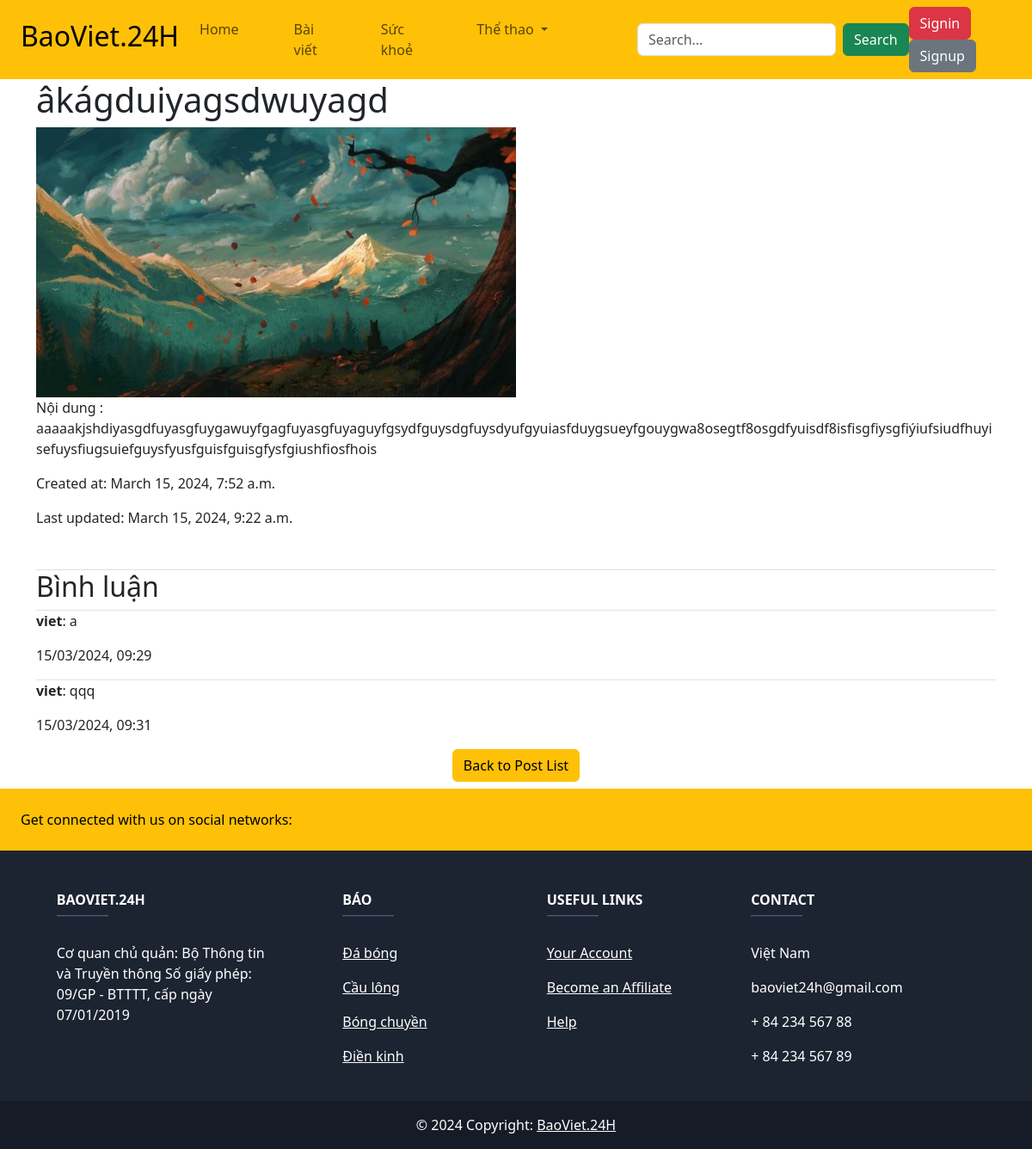
Before: /post/27/ with the older database file.
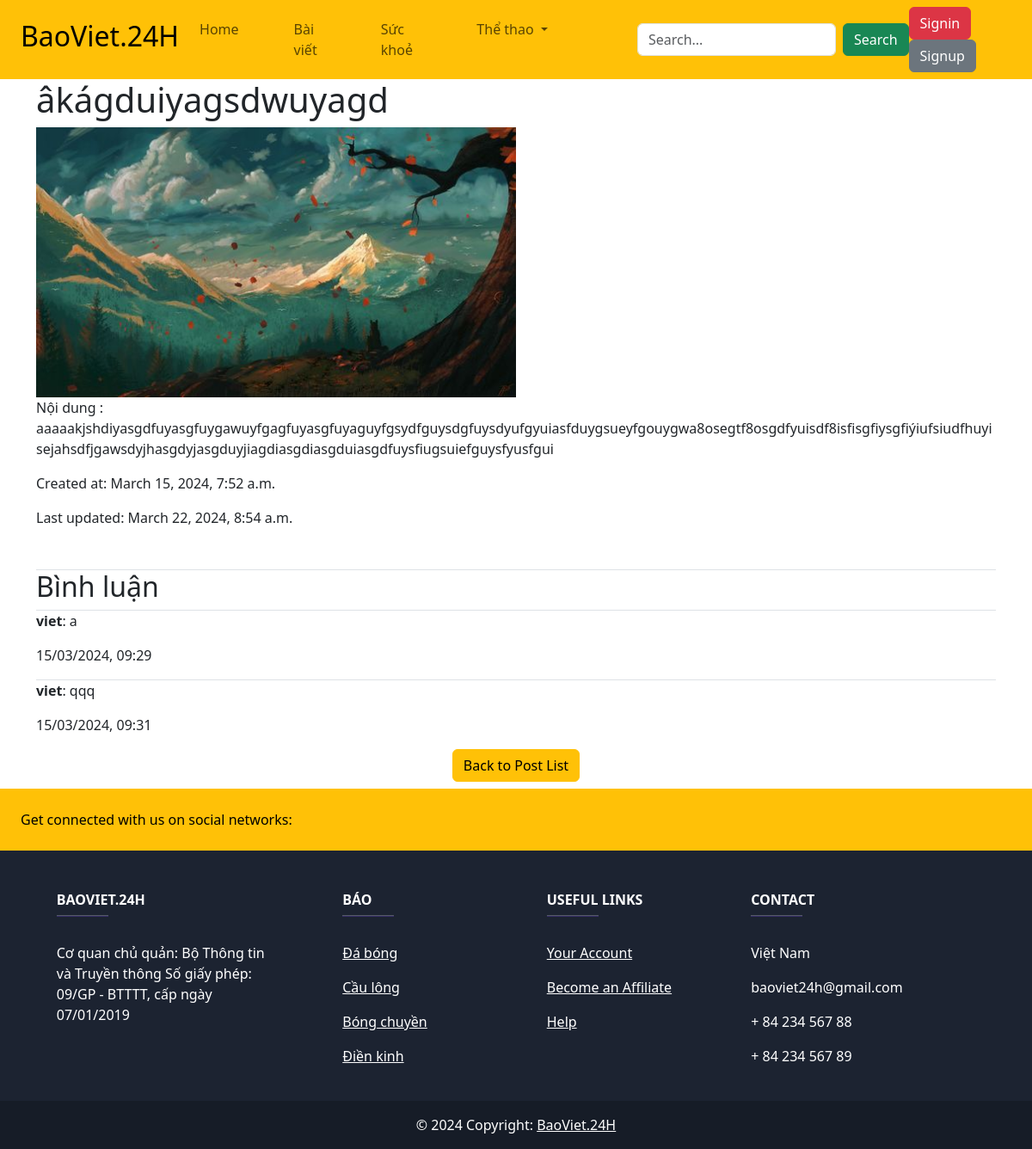
After: the same page with the newer database file.
### posts/models.py (models this page shows, shortened)
class Post(models.Model):
    title = models.CharField(max_length=2000)
    content = models.TextField()
    content2 = models.TextField(default='')
    image = models.ImageField(upload_to='images/', blank=True, null=True)
    created_at = models.DateTimeField(auto_now_add=True)
    updated_at = models.DateTimeField(auto_now=True)

### posts/views.py (the view)
# urls.py: path('post/<int:pk>/', post_views.post_detail, name='post_detail'),
def post_detail(request, pk):
    post = get_object_or_404(Post, pk=pk)
    return render(request, 'posts/post_detail.html', {'post': post})

### posts/Templates/posts/post_detail.html (shortened to what the changed rows need)
<!DOCTYPE html>
<html>
  <head>
    <link
      rel="stylesheet"
      href="https://cdn.jsdelivr.net/npm/bootstrap@5.3.2/dist/css/bootstrap.min.css"
    />
  </head>
  <body>
    <nav class="navbar navbar-expand-lg navbar-light bg-warning">
      <a class="navbar-brand" href="/">
        <h2 class="ps-4">BaoViet.24H</h2>
      </a>
    </nav>
    <div
      class="container d-flex flex-column justify-content-center align-items-center"
    >
      <div class="">
        <h1 class="">{{ post.title }}</h1>
        {% if post.image %}
        <img
          class="w-50 d-flex flex-column justify-content-center align-items-center"
          src="{{ post.image.url }}"
          alt="Post Image"
        />
        {% endif %}
        <p class="text-break">Nội dung : {{ post.content }}</p>
        <p>Created at: {{ post.created_at }}</p>
        <p>Last updated: {{ post.updated_at }}</p>
        <div class="comments mt-5 border-top">
          <h2>Bình luận</h2>
          {% for comment in post.comments.all %}
          <div class="comment border-top">
          </div>
          {% empty %}
          <p>No comments yet.</p>
          {% endfor %}
        </div>
      </div>
    </div>
  </body>
</html>

Changed rows visible on the page:
changed Post "âkágduiyagsdwuyagd": content "aaaaakjshdiyasgdfuyasgfuygawuyfgagfuyasgfuyaguyfgsydfguysdgfuysdyufgyuiasfduygsueyfgouygwa8osegtf8osgdfyuisdf8isfisgfiysgfiýiufsiudfhuyisefuysfiugsuiefguysfyusfguisfguisgfysfgiushfiosfhois" → "aaaaakjshdiyasgdfuyasgfuygawuyfgagfuyasgfuyaguyfgsydfguysdgfuysdyufgyuiasfduygsueyfgouygwa8osegtf8osgdfyuisdf8isfisgfiysgfiýiufsiudfhuyisejahsdfjgawsdyjhasgdyjasgduyjiagdiasgdiasgduiasgdfuysfiugsuiefguysfyusfgui"; updated_at "March 15, 2024, 9:22 a.m." → "March 22, 2024, 8:54 a.m."
